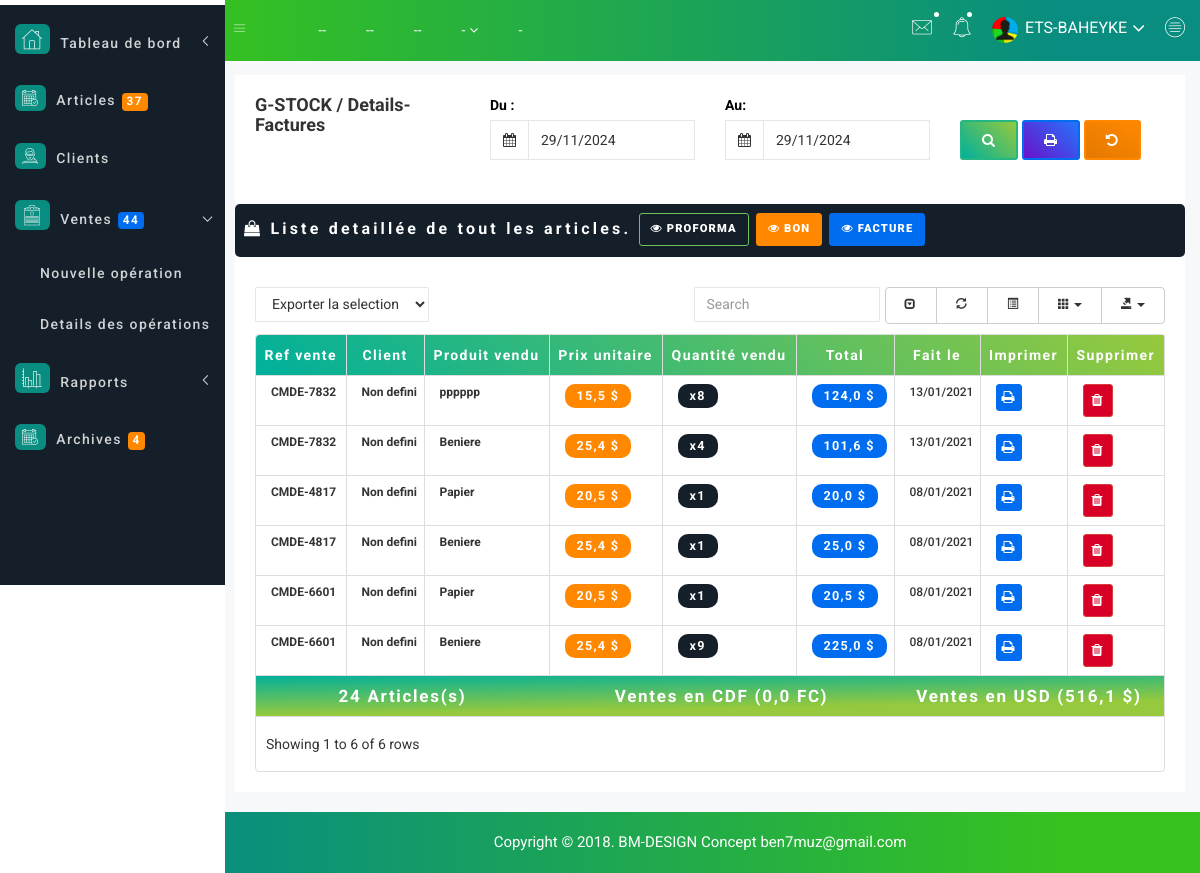
The page /liste-ventes.php?lst=1 (signed in) on the database its author committed.
### tables this page shows
CREATE TABLE `t_ligne_cmd` (
  `id_lgne` int(11) NOT NULL,
  `ref_cmd` varchar(100) NOT NULL,
  `id_cli` int(11) NOT NULL,
  `client` varchar(50) NOT NULL,
  `adrs_cli` varchar(50) NOT NULL,
  `ref_prod` varchar(100) NOT NULL,
  `desi_prod` varchar(100) NOT NULL,
  `prix_unit` double DEFAULT NULL,
  `qte_achet` int(11) NOT NULL,
  `unite` varchar(30) NOT NULL,
  `prix_total` double NOT NULL,
  `devise` varchar(12) NOT NULL,
  `reduct` int(11) NOT NULL,
  `mont_verse` double NOT NULL,
  `mont_rendu` double NOT NULL,
  `montant_rendu` double NOT NULL,
  `total_fact` double NOT NULL,
  `creer_le` datetime NOT NULL,
  `type_vente` varchar(45) NOT NULL,
  `user_name` varchar(45) NOT NULL
);

### liste-ventes.php (the view, shortened to what the rows shown need)
<?php
require('includes/dbconnect.php');
$critere2=" ";
if(isset($_GET['lst']) AND $_GET['lst']==1){
   $critere2=" type_vente='FACT' ";
}
$req=$bdd->prepare('Select id_lgne, desi_prod, ref_cmd, client, adrs_cli, qte_achet, unite, prix_unit, devise, prix_total, SUBSTRING(t_ligne_cmd.creer_le,1,10) AS date_fact, ref_prod, type_vente from t_ligne_cmd where'.$critere2.'order by creer_le DESC');
if(isset($_POST['btn-rech'])){
 if(!empty($_POST['date_debut']) AND !empty($_POST['date_fin']) OR !empty($_POST['date_debut'])){
    $mode_impr=2;
    $Convert1=explode("/",$_POST['date_debut']);
    $Convert2=explode("/",$_POST['date_fin']);
     $date1=date($Convert1[2].'-'.$Convert1[1].'-'.$Convert1[0]);
     $date2=date($Convert2[2].'-'.$Convert2[1].'-'.$Convert2[0]);
     $req=$bdd->prepare('Select * from t_ligne_cmd where SUBSTRING(t_ligne_cmd.creer_le,1,10)>=? AND SUBSTRING(t_ligne_cmd.creer_le,1,10)<=? order by creer_le DESC');
     $req->execute(array($date1,$date2));
 }else{
 }
}else{
$req->execute(array());
}
$cpt_tot_stock =0;
$cpt_tot_vente_dol=0;
$cpt_tot_vente_fc=0;
?>
<!doctype html>
<html class="no-js" lang="en">
<head>
    <link rel="stylesheet" href="css/bootstrap.min.css">
    <link rel="stylesheet" href="css/font-awesome.min.css">
    <link rel="stylesheet" href="css/owl.carousel.css">
    <link rel="stylesheet" href="css/owl.theme.css">
    <link rel="stylesheet" href="css/owl.transitions.css">
    <link rel="stylesheet" href="css/animate.css">
    <link rel="stylesheet" href="css/normalize.css">
    <link rel="stylesheet" href="css/meanmenu.min.css">
    <link rel="stylesheet" href="css/main.css">
    <link rel="stylesheet" href="css/educate-custon-icon.css">
    <link rel="stylesheet" href="css/morrisjs/morris.css">
    <link rel="stylesheet" href="css/scrollbar/jquery.mCustomScrollbar.min.css">
    <link rel="stylesheet" href="css/metisMenu/metisMenu.min.css">
    <link rel="stylesheet" href="css/metisMenu/metisMenu-vertical.css">
    <link rel="stylesheet" href="css/calendar/fullcalendar.min.css">
    <link rel="stylesheet" href="css/calendar/fullcalendar.print.min.css">
    <link rel="stylesheet" href="css/editor/select2.css">
    <link rel="stylesheet" href="css/editor/datetimepicker.css">
    <link rel="stylesheet" href="css/editor/bootstrap-editable.css">
    <link rel="stylesheet" href="css/editor/x-editor-style.css">
    <link rel="stylesheet" href="css/data-table/bootstrap-table.css">
    <link rel="stylesheet" href="css/data-table/bootstrap-editable.css">
    <link rel="stylesheet" href="css/buttons.css">
    <link rel="stylesheet" href="style.css">
    <link rel="stylesheet" href="css/custom.css">
    <link rel="stylesheet" href="css/modals.css">
    <link rel="stylesheet" href="css/responsive.css">
    <link rel="stylesheet" href="css/form/all-type-forms.css">
    <link rel="stylesheet" href="css/select2/select2.min.css">
    <link rel="stylesheet" href="css/chosen/bootstrap-chosen.css">
    <link rel="stylesheet" href="css/alerts.css">
</head>
<body>
    <div class="all-content-wrapper">
        <div class="data-table-area mg-b-15" style="margin-left:20px;">
            <div class="container-fluid">
                <div class="row">
                    <div class="col-lg-12 col-md-12 col-sm-12 col-xs-12">
                         <div class="main-sparkline13-hd" style="border-radius: 5px; padding: 9px 4px 1px 9px;background-color:#141F29;">
                         <h1 style="color:white;font-size: 16px !important;letter-spacing: 0.2em"><i class="fa fa-shopping-bag"></i> Liste detaillée de tout <span class="table-project-n">les</span> articles.
                                  <a href="?lst=3" class="btn btn-danger btn-xs btn-view" data-toggle="modal" style="color:white;
                                background-color: #141F29 ; border-color:#6CC257;padding: 7px 11px !important; font-weight: bolder; letter-spacing: 0.1em;" title="Afficher uniquement les BON DE LIVRAISON "><i class="fa fa-eye"></i> Proforma</a>
                                 <a href="?lst=2" class="btn btn-danger btn-xs btn-view" data-toggle="modal" style="color:white;
                                background-color: #FF8800 ; border-color:#FF8800;padding: 7px 11px !important; font-weight: bolder; letter-spacing: 0.1em;" title="Afficher uniquement les BON DE LIVRAISON "><i class="fa fa-eye"></i> Bon</a>
                                 <a href="?lst=1" class="btn btn-danger btn-xs btn-view" data-toggle="modal" style="color:white;
                                background-color: #006DF0; border-color:#006DF0;padding: 7px 11px !important; font-weight: bolder; letter-spacing: 0.1em; " title="Afficher uniquement les Factures"><i class="fa fa-eye"></i> Facture</a>
                         </h1>
                                </div>
                        <div class="sparkline13-list">
                            <div class="sparkline13-graph">
                                <div class="datatable-dashv1-list custom-datatable-overright .custom-datatable-overright2">
                                    <table id="table" data-toggle="table" data-pagination="true" data-search="true" data-show-columns="true" data-show-pagination-switch="true" data-show-refresh="true" data-key-events="true" data-show-toggle="true" data-resizable="true" data-cookie="true"
                                        data-cookie-id-table="saveId" data-show-export="true" data-click-to-select="true" data-toolbar="#toolbar">
                                        <thead class="gradient-ohhappiness" style="color:white;">
                                            <tr>
                                                <th>Ref vente</th>
                                                <th>Client</th>
												<th>Produit vendu</th>
												<th>Prix unitaire</th>
												<th>Quantité vendu</th>
												<th>Total</th>
												<th>Fait le</th>
												<th>Imprimer</th>
                                                <th>Supprimer</th>
                                            </tr>
                                        </thead>
                                        <tbody>
                                            <?php
											while($lignes=$req->fetch()){
											if ($lignes['devise']=='dollar'){
                                                $dev_symbole='$'; $devise='en dollar'; } else{  $dev_symbole='FC'; $devise='en franc'; }
                                                ?>
                                           <tr >
                                             <td ><span style="font-weight: bolder;"><?=$lignes['ref_cmd'];?></span></td>
                                              <td >
                                                <span style="font-weight: bolder;"><?=$lignes['client'];?></span></td>
												<td >
												<span style="font-weight: bolder; text-align: left !important;"><?=$lignes['desi_prod'];?></span></td>
                                             <td>
                                                 <a><span class='badge bg-success' style='font-size: 0.9em; padding: 6px 12px 6px 12px ; background-color: #FF8800;letter-spacing: 0.1em'><?php echo number_format($lignes['prix_unit'],1,',','.')." ".$dev_symbole; ?></span></a>
                                            </td>
											<td>
                                                <a><span class='badge bg-success' style='font-size: 0.9em; padding: 6px 12px 6px 12px ; background-color: #141F29;letter-spacing: 0.1em'><center><?php echo "x".$lignes['qte_achet']; ?></center></span></a>
                                            </td>
                                             <td>
                                                 <a><span class='badge bg-success' style='font-size: 0.9em; padding: 6px 12px 6px 12px ; background-color: #006DF0;letter-spacing: 0.1em'><?php echo number_format($lignes['prix_total'],1,',','.')." ".$dev_symbole; ?></span></a>
                                            </td>
                                            <td><?php
                                               $Convert1=explode("-",$lignes['date_fact']);
                                               $date1=$Convert1[2]."/".$Convert1[1]."/".$Convert1[0];
                                             echo $date1;?>
                                            </td>
                                            <td>
                                                <?php if ($lignes['type_vente']=='FACT'){ ?>
                                                <a href="etats/facture_finale.php?ref=<?=$lignes['ref_cmd'];?>" class="btn btn-danger btn-xs" data-toggle="modal" style="color:white;
                                                background-color: #006DF0; border-color:#006DF0;padding: 2px 5px !important;" title="Imprimer une Facture pour la vente n° <?=$lignes['ref_cmd']?>"><i class="fa fa-print"></i></a>
                                                 <?php } ?>
											</td>
											<td>
												<a href="traitement/vente-traitement.php?op=del_vent&ref_cmd=<?=$lignes['ref_cmd'];?>" class="btn btn-danger btn-xs" style="color:white; background-color: #D80027; padding: 5px 8px !important;" title="Supprimer la vente : <?=$lignes['ref_cmd']?>" id="btn-supp-vente"><i class="fa fa-trash"></i></a>
											</td>
											</tr>
                                           <?php
											$cpt_tot_stock =$cpt_tot_stock+$lignes['qte_achet'];
                                             if ($lignes['devise']=='dollar'){
                                              $cpt_tot_vente_dol=$cpt_tot_vente_dol+$lignes['prix_total']; }
                                              else{  $cpt_tot_vente_fc =$cpt_tot_vente_dol+$lignes['prix_total']; }
											} ?>
                                         </tbody>
                                          <tfoot style="background: linear-gradient(179deg,#00b09b ,#96c93d 73%) !important; color:white;font-size: 17px !important;text-align: center !important;">
                                            <tr>
                                                <th colspan="3" style="text-align: center;"><?php echo $cpt_tot_stock." Articles(s)"; ?></th>
												<th colspan="3" style="text-align: center;">Ventes en CDF (<?php echo number_format($cpt_tot_vente_fc,1,',','.')." FC";?>)</th>
											   <th colspan="4" style="text-align: center;">Ventes en USD (<?php echo number_format($cpt_tot_vente_dol,1,',','.')." $";?>)</th>
												</tr>
                                        </tfoot>
                                     </table>
                                </div>
                            </div>
                        </div>
                    </div>
                </div>
            </div>
        </div>
    </div>
</body>
</html>

### rows shown on the page
t_ligne_cmd: ref_cmd "CMDE-7832", client "Non defini", desi_prod "pppppp", prix_unit "15,5", devise "$", qte_achet "8", prix_total "124,0", date1 "13/01/2021"
t_ligne_cmd: ref_cmd "CMDE-7832", client "Non defini", desi_prod "Beniere", prix_unit "25,4", devise "$", qte_achet "4", prix_total "101,6", date1 "13/01/2021"
t_ligne_cmd: ref_cmd "CMDE-4817", client "Non defini", desi_prod "Papier", prix_unit "20,5", devise "$", qte_achet "1", prix_total "20,0", date1 "08/01/2021"
t_ligne_cmd: ref_cmd "CMDE-4817", client "Non defini", desi_prod "Beniere", prix_unit "25,4", devise "$", qte_achet "1", prix_total "25,0", date1 "08/01/2021"
t_ligne_cmd: ref_cmd "CMDE-6601", client "Non defini", desi_prod "Papier", prix_unit "20,5", devise "$", qte_achet "1", prix_total "20,5", date1 "08/01/2021"
t_ligne_cmd: ref_cmd "CMDE-6601", client "Non defini", desi_prod "Beniere", prix_unit "25,4", devise "$", qte_achet "9", prix_total "225,0", date1 "08/01/2021"

### other values the page prints
$nbre_prod "37"
$ventes "44"
$fichier "4"
$_SESSION['user'] "ETS-BAHEYKE"
$titre "Factures"
$cpt_tot_stock "24"
$cpt_tot_vente_fc "0,0"
$cpt_tot_vente_dol "516,1"
